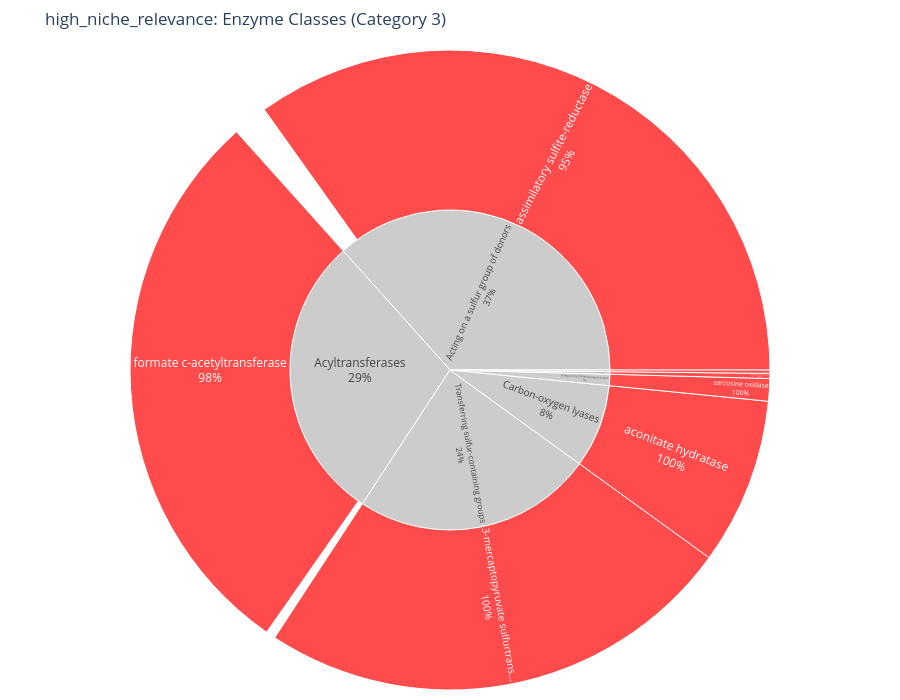

The notebook cell this image was saved under:
### Code cell
fig,  sunburst_data  = create_sunburst_chart_with_details(high_niche_relevance, "high_niche_relevance", top_n=200, category=3)
# Save as static image
output_path= data_visual/"32_sun_prot_class.png"
fig.write_image(output_path, scale=3)
# Show in notebook/browser
fig.show()

### Figure 1 — Plotly figure (JSON) as saved in the notebook; plotly's stock layout.template omitted (floating-point values rounded to 4 significant figures)
{"data": [{"branchvalues": "total", "customdata": [["<b>Enzyme</b>: Acting on a sulfur group of donors.<br><b>Entries</b>: 25<br><b>Total</b>: 11.52"], ["<b>Protein</b>: assimilatory sulfite-reductase<br><b>Value</b>: 10.960<br><b>Mechanisms</b>: N/A"], ["<b>Protein</b>: thiosulfate-dehydrogenase<br><b>Value</b>: 0.556<br><b>Mechanisms</b>: N/A"], ["<b>Enzyme</b>: Acyltransferases.<br><b>Entries</b>: 68<br><b>Total</b>: 9.16"], ["<b>Protein</b>: formate c-acetyltransferase<br><b>Value</b>: 9.009<br><b>Mechanisms</b>: N/A"], ["<b>Protein</b>: malate-synthase<br><b>Value</b>: 0.153<br><b>Mechanisms</b>: N/A"], ["<b>Enzyme</b>: Acting on the CH-NH group of donors.<br><b>Entries</b>: 2<br><b>Total</b>: 0.36"], ["<b>Protein</b>: sarcosine oxidase<br><b>Value</b>: 0.356<br><b>Mechanisms</b>: N/A"], ["<b>Enzyme</b>: Acting on NADH or NADPH.<br><b>Entries</b>: 1<br><b>Total</b>: 0.05"], ["<b>Protein</b>: nadh-dehydrogenase<br><b>Value</b>: 0.053<br><b>Mechanisms</b>: N/A"], ["<b>Enzyme</b>: Transferring sulfur-containing groups.<br><b>Entries</b>: 38<br><b>Total</b>: 7.62"], ["<b>Protein</b>: 3-mercaptopyruvate sulfurtransferase<br><b>Value</b>: 7.624<br><b>Mechanisms</b>: N/A"], ["<b>Enzyme</b>: Acting on iron-sulfur proteins as donors.<br><b>Entries</b>: 2<br><b>Total</b>: 0.08"], ["<b>Protein</b>: ferredoxin-nad-reductase<br><b>Value</b>: 0.080<br><b>Mechanisms</b>: N/A"], ["<b>Enzyme</b>: Carbon-oxygen lyases.<br><b>Entries</b>: 23<br><b>Total</b>: 2.65"], ["<b>Protein</b>: aconitate hydratase<br><b>Value</b>: 2.647<br><b>Mechanisms</b>: N/A"]], "domain": {"x": [0, 1], "y": [0, 1]}, "hovertemplate": "%{customdata[0]}", "ids": ["Acting on a sulfur group of donors.", "Acting on a sulfur group of donors.||protein_name", "Acting on a sulfur group of donors.||protein_name", "Acyltransferases.", "Acyltransferases.||protein_name", "Acyltransferases.||protein_name", "Acting on the CH-NH group of donors.", "Acting on the CH-NH group of donors.||protein_name", "Acting on NADH or NADPH.", "Acting on NADH or NADPH.||protein_name", "Transferring sulfur-containing groups.", "Transferring sulfur-containing groups.||protein_name", "Acting on iron-sulfur proteins as donors.", "Acting on iron-sulfur proteins as donors.||protein_name", "Carbon-oxygen lyases.", "Carbon-oxygen lyases.||protein_name"], "insidetextorientation": "radial", "labels": ["Acting on a sulfur group of donors", "assimilatory sulfite-reductase", "thiosulfate-dehydrogenase", "Acyltransferases", "formate c-acetyltransferase", "malate-synthase", "Acting on the CH-NH group of donors", "sarcosine oxidase", "Acting on NADH or NADPH", "nadh-dehydrogenase", "Transferring sulfur-containing groups", "3-mercaptopyruvate sulfurtrans...", "Acting on iron-sulfur proteins as donors", "ferredoxin-nad-reductase", "Carbon-oxygen lyases", "aconitate hydratase"], "marker": {"colors": ["#CCCCCC", "#FF0000", "#FF0000", "#CCCCCC", "#FF0000", "#FF0000", "#CCCCCC", "#FF0000", "#CCCCCC", "#FF0000", "#CCCCCC", "#FF0000", "#CCCCCC", "#FF0000", "#CCCCCC", "#FF0000"]}, "name": "", "parents": [null, "Acting on a sulfur group of donors.", "Acting on a sulfur group of donors.", null, "Acyltransferases.", "Acyltransferases.", null, "Acting on the CH-NH group of donors.", null, "Acting on NADH or NADPH.", null, "Transferring sulfur-containing groups.", null, "Acting on iron-sulfur proteins as donors.", null, "Carbon-oxygen lyases."], "textinfo": "label+percent parent", "type": "sunburst", "values": [11.52, 10.96, 0.556, 9.162, 9.009, 0.1526, 0.3562, 0.3562, 0.05324, 0.05324, 7.624, 7.624, 0.08047, 0.08047, 2.647, 2.647]}], "layout": {"height": 700, "legend": {"tracegroupgap": 0}, "margin": {"b": 10, "l": 10, "r": 10, "t": 50}, "title": {"text": "high_niche_relevance: Enzyme Classes (Category 3)"}, "width": 900}}
